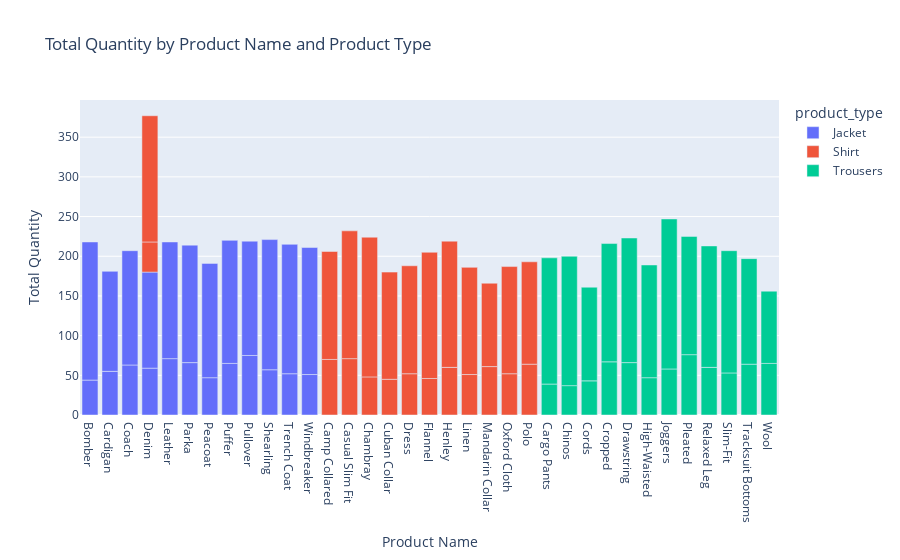

The notebook cell this image was saved under:
### Code cell
fig_bar = px.bar(df_1, x='product_name', y='total_quantity', color='product_type', 
                 title='Total Quantity by Product Name and Product Type',
                 labels={'total_quantity':'Total Quantity', 'product_name':'Product Name'})
fig_bar.show()

### Figure 1 — Plotly figure (JSON) as saved in the notebook; plotly's stock layout.template omitted (floating-point values rounded to 4 significant figures)
{"data": [{"alignmentgroup": "True", "hovertemplate": "product_type=Jacket<br>Product Name=%{x}<br>Total Quantity=%{y}<extra></extra>", "legendgroup": "Jacket", "marker": {"color": "#636efa", "pattern": {"shape": ""}}, "name": "Jacket", "offsetgroup": "Jacket", "orientation": "v", "showlegend": true, "textposition": "auto", "type": "bar", "x": ["Bomber", "Cardigan", "Coach", "Denim", "Leather", "Parka", "Peacoat", "Puffer", "Pullover", "Shearling", "Trench Coat", "Windbreaker", "Bomber", "Cardigan", "Coach", "Denim", "Leather", "Parka", "Peacoat", "Puffer", "Pullover", "Shearling", "Trench Coat", "Windbreaker"], "xaxis": "x", "y": [44, 55, 63, 59, 71, 66, 47, 65, 75, 57, 52, 51, 174, 126, 144, 121, 147, 148, 144, 155, 144, 164, 163, 160], "yaxis": "y"}, {"alignmentgroup": "True", "hovertemplate": "product_type=Shirt<br>Product Name=%{x}<br>Total Quantity=%{y}<extra></extra>", "legendgroup": "Shirt", "marker": {"color": "#EF553B", "pattern": {"shape": ""}}, "name": "Shirt", "offsetgroup": "Shirt", "orientation": "v", "showlegend": true, "textposition": "auto", "type": "bar", "x": ["Camp Collared", "Casual Slim Fit", "Chambray", "Cuban Collar", "Denim", "Dress", "Flannel", "Henley", "Linen", "Mandarin Collar", "Oxford Cloth", "Polo", "Camp Collared", "Casual Slim Fit", "Chambray", "Cuban Collar", "Denim", "Dress", "Flannel", "Henley", "Linen", "Mandarin Collar", "Oxford Cloth", "Polo"], "xaxis": "x", "y": [70, 71, 48, 45, 38, 52, 46, 60, 51, 61, 52, 64, 136, 161, 176, 135, 159, 136, 159, 159, 135, 105, 135, 129], "yaxis": "y"}, {"alignmentgroup": "True", "hovertemplate": "product_type=Trousers<br>Product Name=%{x}<br>Total Quantity=%{y}<extra></extra>", "legendgroup": "Trousers", "marker": {"color": "#00cc96", "pattern": {"shape": ""}}, "name": "Trousers", "offsetgroup": "Trousers", "orientation": "v", "showlegend": true, "textposition": "auto", "type": "bar", "x": ["Cargo Pants", "Chinos", "Cords", "Cropped", "Drawstring", "High-Waisted", "Joggers", "Pleated", "Relaxed Leg", "Slim-Fit", "Tracksuit Bottoms", "Wool", "Cargo Pants", "Chinos", "Cords", "Cropped", "Drawstring", "High-Waisted", "Joggers", "Pleated", "Relaxed Leg", "Slim-Fit", "Tracksuit Bottoms", "Wool"], "xaxis": "x", "y": [39, 37, 43, 67, 66, 47, 58, 76, 60, 53, 64, 65, 159, 163, 118, 149, 157, 142, 189, 149, 153, 154, 133, 91], "yaxis": "y"}], "layout": {"barmode": "relative", "legend": {"title": {"text": "product_type"}, "tracegroupgap": 0}, "title": {"text": "Total Quantity by Product Name and Product Type"}, "xaxis": {"anchor": "y", "domain": [0, 1], "title": {"text": "Product Name"}}, "yaxis": {"anchor": "x", "domain": [0, 1], "title": {"text": "Total Quantity"}}}}
